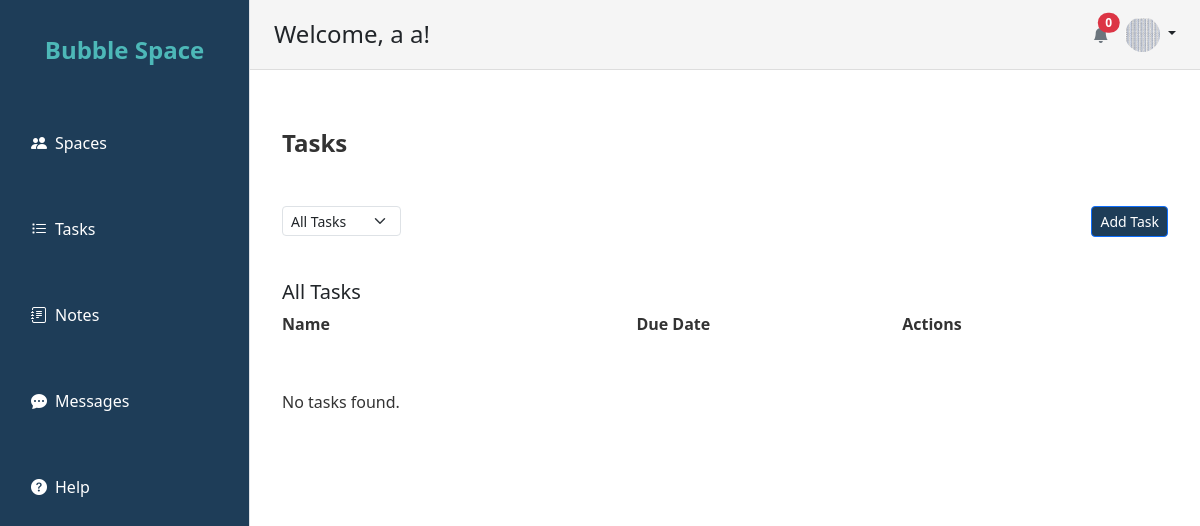
/bubblespace/tasks/ (signed in), run on the app's committed database.
### Login/models.py (models this page shows, shortened)
class Users_Account(AbstractBaseUser, PermissionsMixin):
    username = models.CharField(max_length=30, unique=True)
    fname = models.CharField(max_length=50)
    lname = models.CharField(max_length=50)
    gender = models.CharField(max_length=20)
    birthDate = models.DateField()
    profile_picture = models.ImageField(upload_to='profile_pics/', blank=True, null=True)
    is_active = models.BooleanField(default=True)
    is_staff = models.BooleanField(default=False)
    email = models.EmailField(unique=True)  # Added email field
    joined_date = models.DateField(auto_now_add=True)
    objects = UsersAccountManager()
    USERNAME_FIELD = 'username'
    REQUIRED_FIELDS = ['fname', 'lname',"birthDate","gender"]

### Tasks/views.py (the view)
# urls.py: path('', views.task_list, name='task_list'),
@login_required
def task_list(request):
    tasks = Task.objects.filter(created_by=request.user, project__isnull=True)
    form = TaskForm()
    status_filter = request.GET.get('status')
    if status_filter:
        tasks = tasks.filter(status=status_filter)
    nearing_deadline_tasks = tasks.filter(due_date__lte=now() + timedelta(days=1), due_date__gte=now())
    return render(request, 'tasks/task_list.html', {
        'tasks': tasks,
        'status_filter': status_filter,
        'form': form,
        'nearing_deadline_tasks': nearing_deadline_tasks
    })

### Tasks/context_processors.py (called while the page is built)
def notifications_context(request):
    if request.user.is_authenticated:
        nearing_deadline_tasks = Task.objects.filter(
            created_by=request.user,
            project__isnull=True,
            due_date__lte=now() + timedelta(days=1),
            due_date__gte=now()
        )
        return {'nearing_deadline_tasks': nearing_deadline_tasks}
    return {}

### Tasks/templates/tasks/task_list.html (shortened to what this page needs)
{% extends "base.html" %}
{% load static %}
{% block content %}
<div class="container py-3">
    <div class="d-flex justify-content-between align-items-center mb-1">
        <h1 class="h1" style="font-size: 24px; font-weight: bold; color: #333;">Tasks</h1>
    </div>
    <div class="mb-4 d-flex justify-content-between align-items-center">
        <form method="GET" action="{% url 'task_list' %}" class="d-flex" style="height: 30px;">
            <select name="status" class="form-select form-select-sm" onchange="this.form.submit()">
                <option value="">All Tasks</option>
            </select>
        </form>
        <button id="new-task-btn" class="btn btn-primary btn-sm btn-new-task">
            Add Task
        </button>
    </div>
    <div id="task-list">
        {% if request.GET.status == 'green' %}
        <div>
            <h5 class="text-success">Completed Tasks</h5>
            <div class="d-flex justify-content-between mb-2">
                <div class="fw-bold" style="width: 40%;">Name</div>
                <div class="fw-bold" style="width: 30%;">Due Date</div>
                <div class="fw-bold" style="width: 30%;">Actions</div>
            </div>
            {% for task in tasks %}
            {% if task.status == 'green' %}
            <div class="d-flex justify-content-between align-items-center p-3 mb-3 bg-white rounded shadow-sm border border-light">
                <div class="d-flex align-items-center" style="width: 40%;">
                    <div class="rounded-circle bg-success text-white d-flex justify-content-center align-items-center me-3" style="width: 30px; height: 30px;">
                        <i class="bi bi-check-circle" style="font-size: 16px;"></i>
                    </div>
                    <a href="#"
                        class="text-decoration-none text-dark"
                        style="font-size: 14px;"
                        onclick="showTaskDetails('{{ task.title }}', '{{ task.description }}', '{{ task.due_date }}', '{{ task.status }}')">
                        {{ task.title }}
                    </a>
                </div>
                <div style="width: 30%;">{{ task.due_date|date:"M d, Y" }}</div>
                <div class="d-flex align-items-center gap-2" style="width: 30%;">
                    <button type="button" class="btn btn-link btn-sm text-primary"
                            onclick="openEditForm({
                                id: '{{ task.pk }}',
                                title: '{{ task.title }}',
                                description: '{{ task.description }}',
                                due_date: '{{ task.due_date }}',
                                status: '{{ task.status }}'
                            })">
                        <i class="bi bi-pencil" style="font-size: 16px;"></i>
                    </button>
                    <a href="#" class="btn btn-link btn-sm"
                        data-bs-toggle="modal"
                        data-bs-target="#deleteModal"
                        onclick="setDeleteModal('{{ task.pk }}', '{{ task.title }}')">
                            <i class="bi bi-trash text-danger" style="font-size: 16px;"></i>
                    </a>
                </div>
            </div>
            {% endif %}
            {% empty %}
            <p>No completed tasks found.</p>
            {% endfor %}
        </div>
        {% else %}
        <div>
            <h5 class="text-dark">All Tasks</h5>
            <div class="d-flex justify-content-between mb-2">
                <div class="fw-bold" style="width: 40%;">Name</div>
                <div class="fw-bold" style="width: 30%;">Due Date</div>
                <div class="fw-bold" style="width: 30%;">Actions</div>
            </div>
            {% for task in tasks %}
            <div class="d-flex justify-content-between align-items-center p-3 mb-3 bg-white rounded shadow-sm border border-light">
                <div class="d-flex align-items-center" style="width: 40%;">
                    <div class="rounded-circle {% if task.status == 'green' %}bg-success{% elif task.status == 'yellow' %}bg-warning{% else %}bg-danger{% endif %} text-white d-flex justify-content-center align-items-center me-3" style="width: 30px; height: 30px;">
                        <i class="bi {% if task.status == 'green' %}bi-check-circle{% elif task.status == 'yellow' %}bi-clock{% else %}bi-list-check{% endif %}" style="font-size: 16px;"></i>
                    </div>
                    <a href="#"
                        class="text-decoration-none text-dark"
                        style="font-size: 14px;"
                        onclick="showTaskDetails('{{ task.title }}', '{{ task.description }}', '{{ task.due_date }}', '{{ task.status }}')">
                        {{ task.title }}
                    </a>
                </div>
                <div style="width: 30%;">{{ task.due_date|date:"M d, Y" }}</div>
                <div class="d-flex align-items-center gap-2" style="width: 30%;">
                    <button type="button" class="btn btn-link btn-sm text-primary"
                            onclick="openEditForm({
                                id: '{{ task.pk }}',
                                title: '{{ task.title }}',
                                description: '{{ task.description }}',
                                due_date: '{{ task.due_date }}',
                                status: '{{ task.status }}'
                            })">
                        <i class="bi bi-pencil" style="font-size: 16px;"></i>
                    </button>
                    <a href="#" class="btn btn-link btn-sm"
                        data-bs-toggle="modal"
                        data-bs-target="#deleteModal"
                        onclick="setDeleteModal('{{ task.pk }}', '{{ task.title }}')">
                            <i class="bi bi-trash text-danger" style="font-size: 16px;"></i>
                    </a>
                </div>
            </div>
            {% empty %}
            <p>No tasks found.</p>
            {% endfor %}
        </div>
        {% endif %}
    </div>
</div>
{% endblock %}

### Login/templates/base.html (shortened to what this page needs)
<!DOCTYPE html>
<html lang="en">
<head>
    {% load static %}
    <link href="https://cdn.jsdelivr.net/npm/bootstrap@5.3.0-alpha1/dist/css/bootstrap.min.css" rel="stylesheet">
    <link href="https://cdn.jsdelivr.net/npm/bootstrap-icons/font/bootstrap-icons.css" rel="stylesheet">
    <link rel="stylesheet" href="{% static 'base2.css' %}">
</head>
<body>
    <div class="d-flex">
        <aside class="bg-theme border-end" style="width: 250px; position: fixed; top: 0; left: 0; height: 100vh;">
            <div class="p-3">
                <div class="text-center mb-5">
                    <a href="{% url 'home' %}" class="text-decoration-none">
                        <h2 class="text-theme">Bubble Space</h2>
                    </a>
                </div>
                <nav>
                    <ul class="nav flex-column">
                        <li class="nav-item mb-3">
                            <a href="{% url 'team_list' %}" class="nav-link d-flex align-items-center">
                                <i class="bi bi-people-fill me-2"></i> Spaces
                            </a>
                        </li>
                        <li class="nav-item mb-3">
                            <a href="{% url 'task_list' %}" class="nav-link d-flex align-items-center">
                                <i class="bi bi-list-task me-2"></i> Tasks
                            </a>
                        </li>
                        <li class="nav-item mb-3">
                            <a href="{% url 'notes_list' %}" class="nav-link d-flex align-items-center">
                                <i class="bi bi-journal-text me-2"></i> Notes
                            </a>
                        </li>
                        <li class="nav-item mb-3">
                            <a href="{% url 'chat_list' %}" class="nav-link d-flex align-items-center">
                                <i class="bi bi-chat-dots-fill me-2"></i> Messages
                            </a>
                        </li>
                        <li class="nav-item">
                            <a href="{% url 'help' %}" class="nav-link d-flex align-items-center">
                                <i class="bi bi-question-circle-fill me-2"></i> Help
                            </a>
                        </li>
                    </ul>
                </nav>
            </div>
        </aside>
        <div style="margin-left: 250px; width: calc(100% - 250px);">
            <header class="d-flex align-items-center justify-content-between px-4 py-3 header bg-theme"
                style="position: fixed; top: 0; left: 250px; width: calc(100% - 250px);">
                <div>
                    <h4 class="mb-0">Welcome, {{ user.fname }} {{ user.lname }}!</h4>
                </div>
                <div class="d-flex align-items-center">
                    <div class="dropdown me-3">
                        <a href="#" class="d-block text-decoration-none position-relative" id="notificationDropdown"
                            data-bs-toggle="dropdown" aria-expanded="false">
                            <i class="bi bi-bell-fill text-secondary"></i>
                            <span class="position-absolute top-0 start-100 translate-middle badge rounded-pill bg-danger">
                                {{ nearing_deadline_tasks.count }}
                            </span>
                        </a>
                    </div>
                    <div class="dropdown">
                        <a href="#" class="d-block link-dark text-decoration-none dropdown-toggle" id="profileDropdown"
                            data-bs-toggle="dropdown" aria-expanded="false">
                            {% if user.profile_picture %}
                                <img src="{{ user.profile_picture.url }}" alt="Profile Picture"
                                    class="rounded-circle" style="width: 35px; height: 35px;">
                            {% else %}
                                <span class="bg-secondary text-white rounded-circle d-inline-block text-center"
                                    style="width: 35px; height: 35px; line-height: 35px;">
                                    <i class="bi bi-person-fill"></i>
                                </span>
                            {% endif %}
                        </a>
                    </div>
                </div>
            </header>
            <div id="main-content" class="container mt-5 pt-5">
                {% block content %}
                {% endblock %}
            </div>
        </div>
    </div>
</body>
</html>

### Login/static/base2.css (style rules this page uses)
:root { --primary-color: #1e3d58; --secondary-color: #4db8b8; --background-color: #f5f5f5; --text-color: #333; --accent-color: #ff7043; }
aside { background-color: var(--primary-color); color: white; position: fixed; top: 0; left: 0; width: 250px; height: 100vh; transition: all 0.3s ease; z-index: 100; }
aside h2 { font-size: 1.5rem; font-weight: bold; margin: 20px auto; text-align: center; color: var(--secondary-color); }
.nav-link { color: white; font-weight: 500; padding: 10px 15px; transition: all 0.2s ease; display: flex; align-items: center; border-radius: 5px; }
#main-content { margin-left: 0%; padding: 20px; background-color: rgb(255, 255, 255); color: var(--text-color); margin-bottom: 5%; transition: margin-left 0.3s ease; height: 10%; width: auto; box-sizing: border-box; margin-top: 0; }
.header { background-color: var(--background-color); border-bottom: 1px solid #ddd; padding: 10px 20px; display: flex; justify-content: space-between; align-items: center; position: fixed; top: 0; left: 250px; width: calc(100% - 250px); transition: all 0.3s ease; z-index: 50; }
.d-flex { padding-top: 0; height: 70px; }

### Tasks/templates/tasks/task_list.html (style rules this page uses)
.btn-new-task { background-color: var(--primary-color); color: #fff; text-decoration: none; display: inline-block; transition: transform 0.3s ease, background-color 0.3s ease; }

### data on the page
Users_Account: fname "a", lname "a", profile_picture (picture)

### other printed values
{{ nearing_deadline_tasks.count }} "0"
